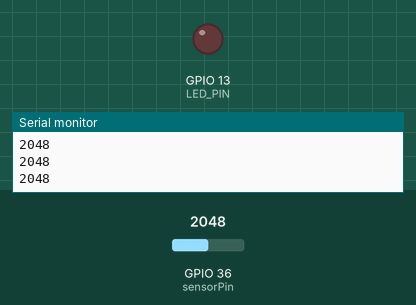
This program was run on a simulated ESP32. Shown: output pins drawn as LEDs (lit = HIGH), the last lines printed to the serial monitor. Inputs (shaded band) come from the test bench; at power-on: GPIO 36 (sensorPin) = 2048.

Above: at 1.3 s.
1.4 s: GPIO 36 (sensorPin) set to 1670
2.9 s: GPIO 36 (sensorPin) set to 1544
At 4.2 s:
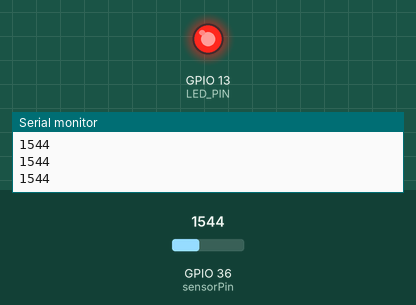
4.5 s: GPIO 36 (sensorPin) set to 1640
At 5.5 s:
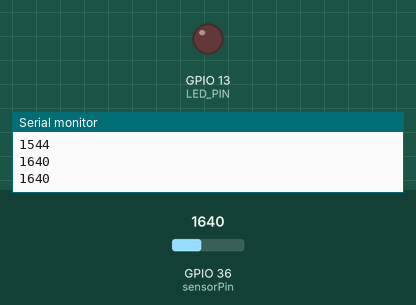
6.0 s: GPIO 36 (sensorPin) set to 1560
At 6.7 s:
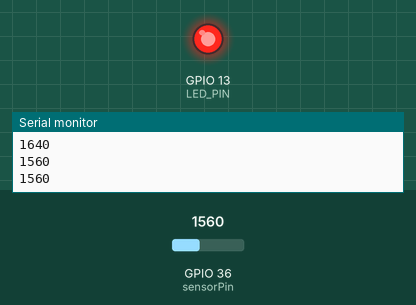
Timing chart, 0 to 8.5 s (numbered marks = the images above; inputs shaded):
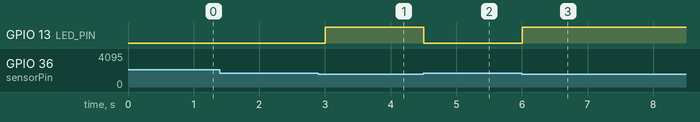

Measured:
- the behaviour switches between 1600 and 1599 on GPIO 36 (sensorPin) (found by bisection; images 0 and 1)
- after the input at 2.9 s, GPIO 13 (LED_PIN): LOW → HIGH after 0.10 s
- after the input at 4.5 s, GPIO 13 (LED_PIN): HIGH → LOW at once
- after the input at 6.0 s, GPIO 13 (LED_PIN): LOW → HIGH at once

The program:

main.cpp
```cpp
/* ---------------------------------------------------------------
 *  File    : main.cpp   (Workshop_6)
 *  ใบงานที่ 6 : การเปิด-ปิดหลอดไฟฟ้า โดยการตรวจจับความเข้มแสง
 *  ฉบับจำลองการทำงานด้วย Wokwi + Visual Studio Code
 *  บอร์ด   : ESP32 DevKit V1  (ใช้แทน NodeMCU ESP8266)
 *  คณะเทคโนโลยีสารสนเทศ มหาวิทยาลัยราชภัฏร้อยเอ็ด
 * --------------------------------------------------------------- */
#include <Arduino.h>

int sensorPin = A0;                 // A0 ของ ESP32 = GPIO36 (ขา VP) ต่อกับ AO ของ LDR
unsigned int sensorValue = 0;       // ค่าเริ่มต้น = 0
const int LED_PIN = 13;             // GPIO13 (ขา D13) ต่อกับหลอด LED
int THRESHOLD = 1600;               // เกณฑ์ตัดสิน (ต้องปรับตามค่าที่วัดได้จริงในข้อ 10)

void setup() {
  pinMode(LED_PIN, OUTPUT);         // กำหนดขา GPIO13 ส่งค่าออกเป็น output
  Serial.begin(115200);
  Serial.println("Workshop 6 : LDR Light Sensor -> LED");
}

void loop() {
  sensorValue = analogRead(sensorPin);   // ค่าที่อ่านได้จากเซนเซอร์ (0-4095 บน ESP32)

  if (sensorValue < THRESHOLD) {         // ถ้าค่าที่อ่านได้น้อยกว่าเกณฑ์
    digitalWrite(LED_PIN, HIGH);         // LED on
  }
  else {
    digitalWrite(LED_PIN, LOW);          // LED off
  }

  Serial.print(sensorValue, DEC);        // แสดงค่าที่อ่านได้ทาง Serial Monitor
  Serial.println("");
  delay(500);
}
```
